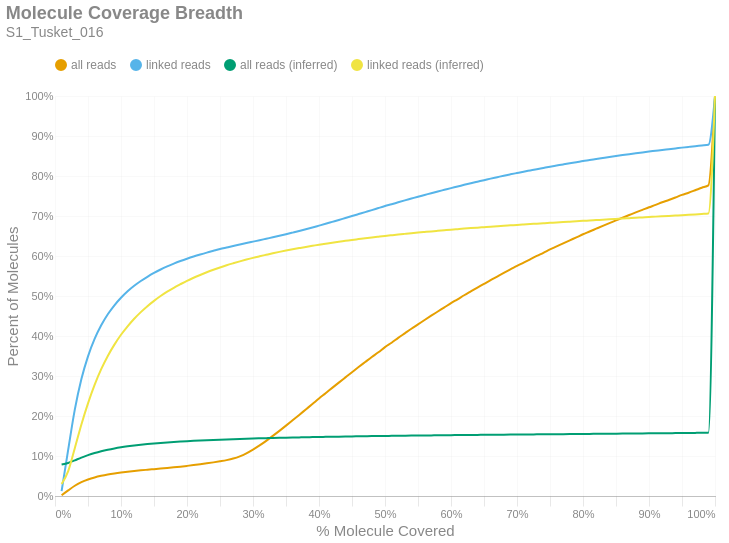

This figure's notebook cell:
### Markdown cell above
### Molecule Read Coverage
This chart shows molecule coverage breadth as computed by the number of bases aligned to that molecule. In other words, "*how much of each unique long molecule is actually sequenced/aligned?*" Keep in mind there is a distinction between sequences and alignments, since some sequences belonging to a particular molecule may not align well and wouldn't appear in the alignment data. This chart also shows molecule coverage breadth as computed by the *inferred fragment* from which the aligned sequences originate. Unlike read coverage, this calculation takes into account the total insert size, including unsequenced gaps between the forward and reverse reads. Like the previous figures, these are cumulative percents.

### Code cell
if SKIPLR:
    print_html(f"Skipped")
else:
    binned_df = consolidated_hist(valids['coverage_bp'], mask, 0.01, True)
    binned_df_inf = consolidated_hist(valids['coverage_inserts'], mask, 0.01, True)
    binned_df = binned_df.with_columns(pl.lit(binned_df_inf['all reads (cumsum)']).alias('all reads (inferred)'))
    binned_df = binned_df.with_columns(pl.lit(binned_df_inf['linked reads (cumsum)']).alias('linked reads (inferred)'))
    binned_df = binned_df.with_columns(
        (pl.col('bin').cast(pl.Float64) + 0.01).alias('right_edge')
    )

    with SafeRender(binned_df):
        (
            density_plot(binned_df, 'Molecule Coverage Breadth', samplename, 'molcov', ['all reads (inferred)','linked reads (inferred)'])
            .encode(
                #x=alt.X('bin:Q', title="% Molecule Covered").axis(format = '%').scale(padding=0),
                x=alt.X('right_edge:Q', title="% Molecule Covered").axis(format='%').scale(padding=0),
                y=alt.Y('value:Q', title='Percent of Molecules')
                    .axis(format='%')
                    .stack(False)
                    .scale(domainMin=0, padding=0),
                color=alt.Color("key:N").scale(domain = ["all reads", "linked reads", "all reads (inferred)", "linked reads (inferred)"]),
                tooltip = [
                    alt.Tooltip("key:N", title = "Data Type"),
                    alt.Tooltip("range_label:N", title="% Molecule Covered"),
                    alt.Tooltip("value:Q", format = ".2%", title="% Molecules")
                ]
            )
        ).display()

### Figure 1 — Vega-Lite specification as saved in the notebook (floating-point values rounded to 4 significant figures)
{"width": "container", "height": 400, "config": {"title": {"anchor": "start", "dy": -15, "fontSize": 18, "color": "#888888", "subtitleColor": "#888888", "subtitleFontSize": 14}, "arc": {"fill": "#0072B2"}, "axis": {"domainColor": "#888888", "domainWidth": 0.5, "gridWidth": 0.2, "grid": false, "titleFontWeight": 400, "titleFontSize": 15, "labelFontSize": 11, "labelColor": "#888888", "tickColor": "#888888", "tickWidth": 0.2, "titleColor": "#888888"}, "axisBand": {"grid": false}, "axisX": {"grid": true, "tickSize": 10, "domainCap": "round"}, "axisY": {"domain": false, "grid": true, "tickSize": 0, "domainCap": "round"}, "background": "transparent", "header": {"labelFontSize": 15, "labelColor": "#888888", "titleFontSize": 15, "titleFontWeight": 600, "titleColor": "#888888"}, "legend": {"labelFont": "sans-serif", "labelFontSize": 12, "labelColor": "#888888", "symbolSize": 100, "symbolType": "circle", "titleFontSize": 12, "titlePadding": 10, "titleColor": "#888888", "title": null, "orient": "top"}, "range": {"category": ["#E69F00", "#56B4E9", "#009E73", "#F0E442", "#0072B2", "#D55E00", "#CC79A7", "#000000"], "diverging": ["#cfe8f3", "#a2d4ec", "#73bfe2", "#46abdb", "#1696d2", "#12719e"]}, "area": {"fill": "#0072B2", "fillOpacity": 0.7, "line": true, "strokeOpacity": 0.7}, "line": {"color": "#0072B2", "stroke": "#0072B2", "strokeWidth": 2}, "trail": {"color": "#0072B2", "stroke": "#0072B2", "strokeWidth": 0, "size": 1}, "point": {"filled": true, "fillOpacity": 1.0, "size": 95}, "text": {"color": "#888888", "fontSize": 11, "align": "right", "fontWeight": 400, "size": 11}, "bar": {"fill": "#0072B2", "stroke": null}, "view": {"stroke": null, "continuousWidth": 660, "continuousHeight": 400}}, "data": {"name": "data-271412b8611e31d8c0a1d543a6c70441"}, "mark": {"type": "line", "interpolate": "monotone", "point": {"opacity": 0, "size": 275}}, "encoding": {"color": {"field": "key", "scale": {"domain": ["all reads", "linked reads", "all reads (inferred)", "linked reads (inferred)"]}, "type": "nominal"}, "tooltip": [{"field": "key", "title": "Data Type", "type": "nominal"}, {"field": "range_label", "title": "% Molecule Covered", "type": "nominal"}, {"field": "value", "format": ".2%", "title": "% Molecules", "type": "quantitative"}], "x": {"axis": {"format": "%"}, "field": "right_edge", "scale": {"padding": 0}, "title": "% Molecule Covered", "type": "quantitative"}, "y": {"axis": {"format": "%"}, "field": "value", "scale": {"domainMin": 0, "padding": 0}, "stack": false, "title": "Percent of Molecules", "type": "quantitative"}}, "params": [{"name": "param_c36ac31b6afebe62", "select": {"type": "point", "fields": ["key"]}, "bind": "legend"}], "title": {"text": "Molecule Coverage Breadth", "subtitle": "S1_Tusket_016"}, "transform": [{"fold": ["all reads (cumsum)", "linked reads (cumsum)", "all reads (inferred)", "linked reads (inferred)"]}, {"calculate": "replace(datum.key, ' (cumsum)', '')", "as": "key"}, {"filter": {"param": "param_c36ac31b6afebe62"}}], "usermeta": {"embedOptions": {"downloadFileName": "S1_Tusket_016.molcov"}}, "$schema": "https://vega.github.io/schema/vega-lite/v6.1.0.json", "datasets": {"data-271412b8611e31d8c0a1d543a6c70441": [{"bin": "0.0", "interval": "0.0-0.01", "all reads": 0.001691, "linked reads": 0.01222, "all reads (cumsum)": 0.001691, "linked reads (cumsum)": 0.01222, "range_label": "0.0-0.01", "all reads (inferred)": 0.07854, "linked reads (inferred)": 0.03009, "right_edge": 0.01}, {"bin": "0.01", "interval": "0.01-0.02", "all reads": 0.01223, "linked reads": 0.1036, "all reads (cumsum)": 0.01392, "linked reads (cumsum)": 0.1158, "range_label": "0.01-0.02", "all reads (inferred)": 0.08252, "linked reads (inferred)": 0.0623, "right_edge": 0.02}, {"bin": "0.02", "interval": "0.02-0.03", "all reads": 0.01167, "linked reads": 0.1001, "all reads (cumsum)": 0.02559, "linked reads (cumsum)": 0.2159, "range_label": "0.02-0.03", "all reads (inferred)": 0.0892, "linked reads (inferred)": 0.1196, "right_edge": 0.03}, {"bin": "0.03", "interval": "0.03-0.04", "all reads": 0.008969, "linked reads": 0.07648, "all reads (cumsum)": 0.03456, "linked reads (cumsum)": 0.2924, "range_label": "0.03-0.04", "all reads (inferred)": 0.09604, "linked reads (inferred)": 0.1789, "right_edge": 0.04}, {"bin": "0.04", "interval": "0.04-0.05", "all reads": 0.006652, "linked reads": 0.05671, "all reads (cumsum)": 0.04121, "linked reads (cumsum)": 0.3491, "range_label": "0.04-0.05", "all reads (inferred)": 0.1021, "linked reads (inferred)": 0.2316, "right_edge": 0.05}, {"bin": "0.05", "interval": "0.05-0.06", "all reads": 0.005144, "linked reads": 0.04353, "all reads (cumsum)": 0.04635, "linked reads (cumsum)": 0.3926, "range_label": "0.05-0.06", "all reads (inferred)": 0.1074, "linked reads (inferred)": 0.2777, "right_edge": 0.06}, {"bin": "0.06", "interval": "0.06-0.07", "all reads": 0.004035, "linked reads": 0.03403, "all reads (cumsum)": 0.05039, "linked reads (cumsum)": 0.4267, "range_label": "0.06-0.07", "all reads (inferred)": 0.1119, "linked reads (inferred)": 0.317, "right_edge": 0.07}, {"bin": "0.07", "interval": "0.07-0.08", "all reads": 0.003301, "linked reads": 0.02764, "all reads (cumsum)": 0.05369, "linked reads (cumsum)": 0.4543, "range_label": "0.07-0.08", "all reads (inferred)": 0.1156, "linked reads (inferred)": 0.3501, "right_edge": 0.08}, {"bin": "0.08", "interval": "0.08-0.09", "all reads": 0.002715, "linked reads": 0.02245, "all reads (cumsum)": 0.0564, "linked reads (cumsum)": 0.4767, "range_label": "0.08-0.09", "all reads (inferred)": 0.1189, "linked reads (inferred)": 0.3785, "right_edge": 0.09}, {"bin": "0.09", "interval": "0.09-0.1", "all reads": 0.002341, "linked reads": 0.01881, "all reads (cumsum)": 0.05875, "linked reads (cumsum)": 0.4956, "range_label": "0.09-0.1", "all reads (inferred)": 0.1217, "linked reads (inferred)": 0.403, "right_edge": 0.1}, {"bin": "0.1", "interval": "0.1-0.11", "all reads": 0.002048, "linked reads": 0.01616, "all reads (cumsum)": 0.06079, "linked reads (cumsum)": 0.5117, "range_label": "0.1-0.11", "all reads (inferred)": 0.1241, "linked reads (inferred)": 0.4242, "right_edge": 0.11}, {"bin": "0.11", "interval": "0.11-0.12", "all reads": 0.001773, "linked reads": 0.0137, "all reads (cumsum)": 0.06257, "linked reads (cumsum)": 0.5254, "range_label": "0.11-0.12", "all reads (inferred)": 0.1263, "linked reads (inferred)": 0.4432, "right_edge": 0.12}, {"bin": "0.12", "interval": "0.12-0.13", "all reads": 0.00161, "linked reads": 0.01197, "all reads (cumsum)": 0.06418, "linked reads (cumsum)": 0.5374, "range_label": "0.12-0.13", "all reads (inferred)": 0.1282, "linked reads (inferred)": 0.4597, "right_edge": 0.13}, {"bin": "0.13", "interval": "0.13-0.14", "all reads": 0.001472, "linked reads": 0.01064, "all reads (cumsum)": 0.06565, "linked reads (cumsum)": 0.548, "range_label": "0.13-0.14", "all reads (inferred)": 0.1299, "linked reads (inferred)": 0.4746, "right_edge": 0.14}, {"bin": "0.14", "interval": "0.14-0.15", "all reads": 0.001438, "linked reads": 0.009639, "all reads (cumsum)": 0.06709, "linked reads (cumsum)": 0.5577, "range_label": "0.14-0.15", "all reads (inferred)": 0.1314, "linked reads (inferred)": 0.4879, "right_edge": 0.15}, {"bin": "0.15", "interval": "0.15-0.16", "all reads": 0.001439, "linked reads": 0.008585, "all reads (cumsum)": 0.06853, "linked reads (cumsum)": 0.5662, "range_label": "0.15-0.16", "all reads (inferred)": 0.1327, "linked reads (inferred)": 0.4999, "right_edge": 0.16}, {"bin": "0.16", "interval": "0.16-0.17", "all reads": 0.00153, "linked reads": 0.007736, "all reads (cumsum)": 0.07006, "linked reads (cumsum)": 0.574, "range_label": "0.16-0.17", "all reads (inferred)": 0.134, "linked reads (inferred)": 0.5108, "right_edge": 0.17}, {"bin": "0.17", "interval": "0.17-0.18", "all reads": 0.001608, "linked reads": 0.006996, "all reads (cumsum)": 0.07166, "linked reads (cumsum)": 0.581, "range_label": "0.17-0.18", "all reads (inferred)": 0.1351, "linked reads (inferred)": 0.5205, "right_edge": 0.18}, {"bin": "0.18", "interval": "0.18-0.19", "all reads": 0.001742, "linked reads": 0.006387, "all reads (cumsum)": 0.07341, "linked reads (cumsum)": 0.5874, "range_label": "0.18-0.19", "all reads (inferred)": 0.1361, "linked reads (inferred)": 0.5294, "right_edge": 0.19}, {"bin": "0.19", "interval": "0.19-0.2", "all reads": 0.001878, "linked reads": 0.00589, "all reads (cumsum)": 0.07528, "linked reads (cumsum)": 0.5933, "range_label": "0.19-0.2", "all reads (inferred)": 0.1371, "linked reads (inferred)": 0.538, "right_edge": 0.2}, {"bin": "0.2", "interval": "0.2-0.21", "all reads": 0.001958, "linked reads": 0.005468, "all reads (cumsum)": 0.07724, "linked reads (cumsum)": 0.5987, "range_label": "0.2-0.21", "all reads (inferred)": 0.138, "linked reads (inferred)": 0.5456, "right_edge": 0.21}, {"bin": "0.21", "interval": "0.21-0.22", "all reads": 0.002123, "linked reads": 0.005048, "all reads (cumsum)": 0.07936, "linked reads (cumsum)": 0.6038, "range_label": "0.21-0.22", "all reads (inferred)": 0.1388, "linked reads (inferred)": 0.5526, "right_edge": 0.22}, {"bin": "0.22", "interval": "0.22-0.23", "all reads": 0.002265, "linked reads": 0.004756, "all reads (cumsum)": 0.08163, "linked reads (cumsum)": 0.6085, "range_label": "0.22-0.23", "all reads (inferred)": 0.1395, "linked reads (inferred)": 0.5593, "right_edge": 0.23}, {"bin": "0.23", "interval": "0.23-0.24", "all reads": 0.002428, "linked reads": 0.004425, "all reads (cumsum)": 0.08406, "linked reads (cumsum)": 0.6129, "range_label": "0.23-0.24", "all reads (inferred)": 0.1403, "linked reads (inferred)": 0.5655, "right_edge": 0.24}, {"bin": "0.24", "interval": "0.24-0.25", "all reads": 0.002698, "linked reads": 0.00437, "all reads (cumsum)": 0.08676, "linked reads (cumsum)": 0.6173, "range_label": "0.24-0.25", "all reads (inferred)": 0.1409, "linked reads (inferred)": 0.5713, "right_edge": 0.25}, {"bin": "0.25", "interval": "0.25-0.26", "all reads": 0.002958, "linked reads": 0.003865, "all reads (cumsum)": 0.08971, "linked reads (cumsum)": 0.6212, "range_label": "0.25-0.26", "all reads (inferred)": 0.1416, "linked reads (inferred)": 0.5767, "right_edge": 0.26}, {"bin": "0.26", "interval": "0.26-0.27", "all reads": 0.003864, "linked reads": 0.00383, "all reads (cumsum)": 0.09358, "linked reads (cumsum)": 0.625, "range_label": "0.26-0.27", "all reads (inferred)": 0.1421, "linked reads (inferred)": 0.5817, "right_edge": 0.27}, {"bin": "0.27", "interval": "0.27-0.28", "all reads": 0.005626, "linked reads": 0.003691, "all reads (cumsum)": 0.0992, "linked reads (cumsum)": 0.6287, "range_label": "0.27-0.28", "all reads (inferred)": 0.1427, "linked reads (inferred)": 0.5865, "right_edge": 0.28}, {"bin": "0.28", "interval": "0.28-0.29", "all reads": 0.007588, "linked reads": 0.003699, "all reads (cumsum)": 0.1068, "linked reads (cumsum)": 0.6324, "range_label": "0.28-0.29", "all reads (inferred)": 0.1432, "linked reads (inferred)": 0.5911, "right_edge": 0.29}, {"bin": "0.29", "interval": "0.29-0.3", "all reads": 0.009285, "linked reads": 0.003524, "all reads (cumsum)": 0.1161, "linked reads (cumsum)": 0.6359, "range_label": "0.29-0.3", "all reads (inferred)": 0.1437, "linked reads (inferred)": 0.5954, "right_edge": 0.3}, {"bin": "0.3", "interval": "0.3-0.31", "all reads": 0.01044, "linked reads": 0.003503, "all reads (cumsum)": 0.1265, "linked reads (cumsum)": 0.6394, "range_label": "0.3-0.31", "all reads (inferred)": 0.1442, "linked reads (inferred)": 0.5993, "right_edge": 0.31}, {"bin": "0.31", "interval": "0.31-0.32", "all reads": 0.0114, "linked reads": 0.003678, "all reads (cumsum)": 0.1379, "linked reads (cumsum)": 0.6431, "range_label": "0.31-0.32", "all reads (inferred)": 0.1446, "linked reads (inferred)": 0.6031, "right_edge": 0.32}, {"bin": "0.32", "interval": "0.32-0.33", "all reads": 0.01233, "linked reads": 0.003604, "all reads (cumsum)": 0.1502, "linked reads (cumsum)": 0.6467, "range_label": "0.32-0.33", "all reads (inferred)": 0.145, "linked reads (inferred)": 0.6068, "right_edge": 0.33}, {"bin": "0.33", "interval": "0.33-0.34", "all reads": 0.01266, "linked reads": 0.003757, "all reads (cumsum)": 0.1629, "linked reads (cumsum)": 0.6505, "range_label": "0.33-0.34", "all reads (inferred)": 0.1455, "linked reads (inferred)": 0.6104, "right_edge": 0.34}, {"bin": "0.34", "interval": "0.34-0.35", "all reads": 0.01303, "linked reads": 0.003949, "all reads (cumsum)": 0.1759, "linked reads (cumsum)": 0.6544, "range_label": "0.34-0.35", "all reads (inferred)": 0.1458, "linked reads (inferred)": 0.6137, "right_edge": 0.35}, {"bin": "0.35", "interval": "0.35-0.36", "all reads": 0.01336, "linked reads": 0.004059, "all reads (cumsum)": 0.1893, "linked reads (cumsum)": 0.6585, "range_label": "0.35-0.36", "all reads (inferred)": 0.1462, "linked reads (inferred)": 0.6169, "right_edge": 0.36}, {"bin": "0.36", "interval": "0.36-0.37", "all reads": 0.01345, "linked reads": 0.004103, "all reads (cumsum)": 0.2027, "linked reads (cumsum)": 0.6626, "range_label": "0.36-0.37", "all reads (inferred)": 0.1466, "linked reads (inferred)": 0.6198, "right_edge": 0.37}, {"bin": "0.37", "interval": "0.37-0.38", "all reads": 0.0136, "linked reads": 0.004287, "all reads (cumsum)": 0.2163, "linked reads (cumsum)": 0.6669, "range_label": "0.37-0.38", "all reads (inferred)": 0.1469, "linked reads (inferred)": 0.6227, "right_edge": 0.38}, {"bin": "0.38", "interval": "0.38-0.39", "all reads": 0.01356, "linked reads": 0.004398, "all reads (cumsum)": 0.2299, "linked reads (cumsum)": 0.6713, "range_label": "0.38-0.39", "all reads (inferred)": 0.1472, "linked reads (inferred)": 0.6254, "right_edge": 0.39}, {"bin": "0.39", "interval": "0.39-0.4", "all reads": 0.01374, "linked reads": 0.004586, "all reads (cumsum)": 0.2436, "linked reads (cumsum)": 0.6759, "range_label": "0.39-0.4", "all reads (inferred)": 0.1475, "linked reads (inferred)": 0.6282, "right_edge": 0.4}, {"bin": "0.4", "interval": "0.4-0.41", "all reads": 0.01325, "linked reads": 0.004608, "all reads (cumsum)": 0.2569, "linked reads (cumsum)": 0.6805, "range_label": "0.4-0.41", "all reads (inferred)": 0.1478, "linked reads (inferred)": 0.6308, "right_edge": 0.41}, {"bin": "0.41", "interval": "0.41-0.42", "all reads": 0.01336, "linked reads": 0.004795, "all reads (cumsum)": 0.2703, "linked reads (cumsum)": 0.6853, "range_label": "0.41-0.42", "all reads (inferred)": 0.1481, "linked reads (inferred)": 0.6333, "right_edge": 0.42}, {"bin": "0.42", "interval": "0.42-0.43", "all reads": 0.01324, "linked reads": 0.004785, "all reads (cumsum)": 0.2835, "linked reads (cumsum)": 0.69, "range_label": "0.42-0.43", "all reads (inferred)": 0.1484, "linked reads (inferred)": 0.6357, "right_edge": 0.43}, {"bin": "0.43", "interval": "0.43-0.44", "all reads": 0.01307, "linked reads": 0.004946, "all reads (cumsum)": 0.2966, "linked reads (cumsum)": 0.695, "range_label": "0.43-0.44", "all reads (inferred)": 0.1487, "linked reads (inferred)": 0.6379, "right_edge": 0.44}, {"bin": "0.44", "interval": "0.44-0.45", "all reads": 0.01303, "linked reads": 0.004874, "all reads (cumsum)": 0.3096, "linked reads (cumsum)": 0.6999, "range_label": "0.44-0.45", "all reads (inferred)": 0.149, "linked reads (inferred)": 0.6402, "right_edge": 0.45}, {"bin": "0.45", "interval": "0.45-0.46", "all reads": 0.01283, "linked reads": 0.004945, "all reads (cumsum)": 0.3224, "linked reads (cumsum)": 0.7048, "range_label": "0.45-0.46", "all reads (inferred)": 0.1492, "linked reads (inferred)": 0.6423, "right_edge": 0.46}, {"bin": "0.46", "interval": "0.46-0.47", "all reads": 0.01252, "linked reads": 0.004968, "all reads (cumsum)": 0.3349, "linked reads (cumsum)": 0.7098, "range_label": "0.46-0.47", "all reads (inferred)": 0.1495, "linked reads (inferred)": 0.6444, "right_edge": 0.47}, {"bin": "0.47", "interval": "0.47-0.48", "all reads": 0.01251, "linked reads": 0.004891, "all reads (cumsum)": 0.3475, "linked reads (cumsum)": 0.7147, "range_label": "0.47-0.48", "all reads (inferred)": 0.1497, "linked reads (inferred)": 0.6464, "right_edge": 0.48}, {"bin": "0.48", "interval": "0.48-0.49", "all reads": 0.01182, "linked reads": 0.005136, "all reads (cumsum)": 0.3593, "linked reads (cumsum)": 0.7198, "range_label": "0.48-0.49", "all reads (inferred)": 0.1499, "linked reads (inferred)": 0.6483, "right_edge": 0.49}, {"bin": "0.49", "interval": "0.49-0.5", "all reads": 0.01302, "linked reads": 0.005028, "all reads (cumsum)": 0.3723, "linked reads (cumsum)": 0.7248, "range_label": "0.49-0.5", "all reads (inferred)": 0.1502, "linked reads (inferred)": 0.6502, "right_edge": 0.5}, {"bin": "0.5", "interval": "0.5-0.51", "all reads": 0.01089, "linked reads": 0.00459, "all reads (cumsum)": 0.3832, "linked reads (cumsum)": 0.7294, "range_label": "0.5-0.51", "all reads (inferred)": 0.1504, "linked reads (inferred)": 0.6519, "right_edge": 0.51}, {"bin": "0.51", "interval": "0.51-0.52", "all reads": 0.01203, "linked reads": 0.004843, "all reads (cumsum)": 0.3952, "linked reads (cumsum)": 0.7343, "range_label": "0.51-0.52", "all reads (inferred)": 0.1506, "linked reads (inferred)": 0.6537, "right_edge": 0.52}, {"bin": "0.52", "interval": "0.52-0.53", "all reads": 0.01145, "linked reads": 0.004708, "all reads (cumsum)": 0.4067, "linked reads (cumsum)": 0.739, "range_label": "0.52-0.53", "all reads (inferred)": 0.1508, "linked reads (inferred)": 0.6553, "right_edge": 0.53}, {"bin": "0.53", "interval": "0.53-0.54", "all reads": 0.01141, "linked reads": 0.004603, "all reads (cumsum)": 0.4181, "linked reads (cumsum)": 0.7436, "range_label": "0.53-0.54", "all reads (inferred)": 0.151, "linked reads (inferred)": 0.6569, "right_edge": 0.54}, {"bin": "0.54", "interval": "0.54-0.55", "all reads": 0.01093, "linked reads": 0.004626, "all reads (cumsum)": 0.429, "linked reads (cumsum)": 0.7482, "range_label": "0.54-0.55", "all reads (inferred)": 0.1512, "linked reads (inferred)": 0.6585, "right_edge": 0.55}, {"bin": "0.55", "interval": "0.55-0.56", "all reads": 0.01102, "linked reads": 0.004371, "all reads (cumsum)": 0.44, "linked reads (cumsum)": 0.7526, "range_label": "0.55-0.56", "all reads (inferred)": 0.1514, "linked reads (inferred)": 0.66, "right_edge": 0.56}, {"bin": "0.56", "interval": "0.56-0.57", "all reads": 0.01079, "linked reads": 0.00445, "all reads (cumsum)": 0.4508, "linked reads (cumsum)": 0.757, "range_label": "0.56-0.57", "all reads (inferred)": 0.1516, "linked reads (inferred)": 0.6615, "right_edge": 0.57}, {"bin": "0.57", "interval": "0.57-0.58", "all reads": 0.01043, "linked reads": 0.004326, "all reads (cumsum)": 0.4612, "linked reads (cumsum)": 0.7613, "range_label": "0.57-0.58", "all reads (inferred)": 0.1517, "linked reads (inferred)": 0.663, "right_edge": 0.58}, {"bin": "0.58", "interval": "0.58-0.59", "all reads": 0.01045, "linked reads": 0.004188, "all reads (cumsum)": 0.4717, "linked reads (cumsum)": 0.7655, "range_label": "0.58-0.59", "all reads (inferred)": 0.1519, "linked reads (inferred)": 0.6644, "right_edge": 0.59}, {"bin": "0.59", "interval": "0.59-0.6", "all reads": 0.01042, "linked reads": 0.004192, "all reads (cumsum)": 0.4821, "linked reads (cumsum)": 0.7697, "range_label": "0.59-0.6", "all reads (inferred)": 0.1521, "linked reads (inferred)": 0.6658, "right_edge": 0.6}, {"bin": "0.6", "interval": "0.6-0.61", "all reads": 0.009696, "linked reads": 0.004001, "all reads (cumsum)": 0.4918, "linked reads (cumsum)": 0.7737, "range_label": "0.6-0.61", "all reads (inferred)": 0.1523, "linked reads (inferred)": 0.6671, "right_edge": 0.61}, {"bin": "0.61", "interval": "0.61-0.62", "all reads": 0.01005, "linked reads": 0.004212, "all reads (cumsum)": 0.5019, "linked reads (cumsum)": 0.7779, "range_label": "0.61-0.62", "all reads (inferred)": 0.1524, "linked reads (inferred)": 0.6685, "right_edge": 0.62}, {"bin": "0.62", "interval": "0.62-0.63", "all reads": 0.009614, "linked reads": 0.003963, "all reads (cumsum)": 0.5115, "linked reads (cumsum)": 0.7819, "range_label": "0.62-0.63", "all reads (inferred)": 0.1526, "linked reads (inferred)": 0.6697, "right_edge": 0.63}, {"bin": "0.63", "interval": "0.63-0.64", "all reads": 0.009541, "linked reads": 0.003813, "all reads (cumsum)": 0.521, "linked reads (cumsum)": 0.7857, "range_label": "0.63-0.64", "all reads (inferred)": 0.1527, "linked reads (inferred)": 0.6709, "right_edge": 0.64}, {"bin": "0.64", "interval": "0.64-0.65", "all reads": 0.009298, "linked reads": 0.003777, "all reads (cumsum)": 0.5303, "linked reads (cumsum)": 0.7895, "range_label": "0.64-0.65", "all reads (inferred)": 0.1529, "linked reads (inferred)": 0.6721, "right_edge": 0.65}, {"bin": "0.65", "interval": "0.65-0.66", "all reads": 0.009516, "linked reads": 0.003889, "all reads (cumsum)": 0.5398, "linked reads (cumsum)": 0.7934, "range_label": "0.65-0.66", "all reads (inferred)": 0.1531, "linked reads (inferred)": 0.6732, "right_edge": 0.66}, {"bin": "0.66", "interval": "0.66-0.67", "all reads": 0.008907, "linked reads": 0.003645, "all reads (cumsum)": 0.5487, "linked reads (cumsum)": 0.797, "range_label": "0.66-0.67", "all reads (inferred)": 0.1532, "linked reads (inferred)": 0.6744, "right_edge": 0.67}, {"bin": "0.67", "interval": "0.67-0.68", "all reads": 0.008963, "linked reads": 0.003678, "all reads (cumsum)": 0.5577, "linked reads (cumsum)": 0.8007, "range_label": "0.67-0.68", "all reads (inferred)": 0.1534, "linked reads (inferred)": 0.6756, "right_edge": 0.68}, {"bin": "0.68", "interval": "0.68-0.69", "all reads": 0.008616, "linked reads": 0.00342, "all reads (cumsum)": 0.5663, "linked reads (cumsum)": 0.8041, "range_label": "0.68-0.69", "all reads (inferred)": 0.1535, "linked reads (inferred)": 0.6767, "right_edge": 0.69}, {"bin": "0.69", "interval": "0.69-0.7", "all reads": 0.008751, "linked reads": 0.003309, "all reads (cumsum)": 0.5751, "linked reads (cumsum)": 0.8074, "range_label": "0.69-0.7", "all reads (inferred)": 0.1537, "linked reads (inferred)": 0.6778, "right_edge": 0.7}, {"bin": "0.7", "interval": "0.7-0.71", "all reads": 0.008391, "linked reads": 0.003288, "all reads (cumsum)": 0.5835, "linked reads (cumsum)": 0.8107, "range_label": "0.7-0.71", "all reads (inferred)": 0.1538, "linked reads (inferred)": 0.6788, "right_edge": 0.71}, {"bin": "0.71", "interval": "0.71-0.72", "all reads": 0.008357, "linked reads": 0.003177, "all reads (cumsum)": 0.5918, "linked reads (cumsum)": 0.8139, "range_label": "0.71-0.72", "all reads (inferred)": 0.154, "linked reads (inferred)": 0.6798, "right_edge": 0.72}, {"bin": "0.72", "interval": "0.72-0.73", "all reads": 0.008297, "linked reads": 0.003173, "all reads (cumsum)": 0.6001, "linked reads (cumsum)": 0.8171, "range_label": "0.72-0.73", "all reads (inferred)": 0.1541, "linked reads (inferred)": 0.6809, "right_edge": 0.73}, {"bin": "0.73", "interval": "0.73-0.74", "all reads": 0.007945, "linked reads": 0.003086, "all reads (cumsum)": 0.6081, "linked reads (cumsum)": 0.8202, "range_label": "0.73-0.74", "all reads (inferred)": 0.1542, "linked reads (inferred)": 0.6819, "right_edge": 0.74}, {"bin": "0.74", "interval": "0.74-0.75", "all reads": 0.008288, "linked reads": 0.00307, "all reads (cumsum)": 0.6163, "linked reads (cumsum)": 0.8232, "range_label": "0.74-0.75", "all reads (inferred)": 0.1544, "linked reads (inferred)": 0.6829, "right_edge": 0.75}, {"bin": "0.75", "interval": "0.75-0.76", "all reads": 0.007572, "linked reads": 0.002859, "all reads (cumsum)": 0.6239, "linked reads (cumsum)": 0.8261, "range_label": "0.75-0.76", "all reads (inferred)": 0.1545, "linked reads (inferred)": 0.6839, "right_edge": 0.76}, {"bin": "0.76", "interval": "0.76-0.77", "all reads": 0.007737, "linked reads": 0.002875, "all reads (cumsum)": 0.6317, "linked reads (cumsum)": 0.829, "range_label": "0.76-0.77", "all reads (inferred)": 0.1547, "linked reads (inferred)": 0.6849, "right_edge": 0.77}, {"bin": "0.77", "interval": "0.77-0.78", "all reads": 0.007556, "linked reads": 0.002815, "all reads (cumsum)": 0.6392, "linked reads (cumsum)": 0.8318, "range_label": "0.77-0.78", "all reads (inferred)": 0.1548, "linked reads (inferred)": 0.6859, "right_edge": 0.78}, {"bin": "0.78", "interval": "0.78-0.79", "all reads": 0.007395, "linked reads": 0.002676, "all reads (cumsum)": 0.6466, "linked reads (cumsum)": 0.8345, "range_label": "0.78-0.79", "all reads (inferred)": 0.155, "linked reads (inferred)": 0.6869, "right_edge": 0.79}, {"bin": "0.79", "interval": "0.79-0.8", "all reads": 0.00772, "linked reads": 0.002869, "all reads (cumsum)": 0.6543, "linked reads (cumsum)": 0.8373, "range_label": "0.79-0.8", "all reads (inferred)": 0.1551, "linked reads (inferred)": 0.6879, "right_edge": 0.8}, {"bin": "0.8", "interval": "0.8-0.81", "all reads": 0.006874, "linked reads": 0.002462, "all reads (cumsum)": 0.6612, "linked reads (cumsum)": 0.8398, "range_label": "0.8-0.81", "all reads (inferred)": 0.1553, "linked reads (inferred)": 0.6888, "right_edge": 0.81}, {"bin": "0.81", "interval": "0.81-0.82", "all reads": 0.007107, "linked reads": 0.002616, "all reads (cumsum)": 0.6683, "linked reads (cumsum)": 0.8424, "range_label": "0.81-0.82", "all reads (inferred)": 0.1554, "linked reads (inferred)": 0.6898, "right_edge": 0.82}, {"bin": "0.82", "interval": "0.82-0.83", "all reads": 0.00708, "linked reads": 0.00254, "all reads (cumsum)": 0.6754, "linked reads (cumsum)": 0.8449, "range_label": "0.82-0.83", "all reads (inferred)": 0.1556, "linked reads (inferred)": 0.6907, "right_edge": 0.83}, {"bin": "0.83", "interval": "0.83-0.84", "all reads": 0.006938, "linked reads": 0.002527, "all reads (cumsum)": 0.6823, "linked reads (cumsum)": 0.8475, "range_label": "0.83-0.84", "all reads (inferred)": 0.1557, "linked reads (inferred)": 0.6917, "right_edge": 0.84}, {"bin": "0.84", "interval": "0.84-0.85", "all reads": 0.006724, "linked reads": 0.002434, "all reads (cumsum)": 0.689, "linked reads (cumsum)": 0.8499, "range_label": "0.84-0.85", "all reads (inferred)": 0.1559, "linked reads (inferred)": 0.6926, "right_edge": 0.85}, {"bin": "0.85", "interval": "0.85-0.86", "all reads": 0.006819, "linked reads": 0.002387, "all reads (cumsum)": 0.6959, "linked reads (cumsum)": 0.8523, "range_label": "0.85-0.86", "all reads (inferred)": 0.156, "linked reads (inferred)": 0.6936, "right_edge": 0.86}, {"bin": "0.86", "interval": "0.86-0.87", "all reads": 0.006558, "linked reads": 0.002301, "all reads (cumsum)": 0.7024, "linked reads (cumsum)": 0.8546, "range_label": "0.86-0.87", "all reads (inferred)": 0.1562, "linked reads (inferred)": 0.6946, "right_edge": 0.87}, {"bin": "0.87", "interval": "0.87-0.88", "all reads": 0.006583, "linked reads": 0.002215, "all reads (cumsum)": 0.709, "linked reads (cumsum)": 0.8568, "range_label": "0.87-0.88", "all reads (inferred)": 0.1563, "linked reads (inferred)": 0.6955, "right_edge": 0.88}, {"bin": "0.88", "interval": "0.88-0.89", "all reads": 0.006343, "linked reads": 0.002163, "all reads (cumsum)": 0.7154, "linked reads (cumsum)": 0.859, "range_label": "0.88-0.89", "all reads (inferred)": 0.1565, "linked reads (inferred)": 0.6965, "right_edge": 0.89}, {"bin": "0.89", "interval": "0.89-0.9", "all reads": 0.00642, "linked reads": 0.0021, "all reads (cumsum)": 0.7218, "linked reads (cumsum)": 0.8611, "range_label": "0.89-0.9", "all reads (inferred)": 0.1566, "linked reads (inferred)": 0.6974, "right_edge": 0.9}, {"bin": "0.9", "interval": "0.9-0.91", "all reads": 0.005975, "linked reads": 0.002013, "all reads (cumsum)": 0.7277, "linked reads (cumsum)": 0.8631, "range_label": "0.9-0.91", "all reads (inferred)": 0.1568, "linked reads (inferred)": 0.6984, "right_edge": 0.91}, {"bin": "0.91", "interval": "0.91-0.92", "all reads": 0.006688, "linked reads": 0.002057, "all reads (cumsum)": 0.7344, "linked reads (cumsum)": 0.8651, "range_label": "0.91-0.92", "all reads (inferred)": 0.1569, "linked reads (inferred)": 0.6994, "right_edge": 0.92}, {"bin": "0.92", "interval": "0.92-0.93", "all reads": 0.00568, "linked reads": 0.001889, "all reads (cumsum)": 0.7401, "linked reads (cumsum)": 0.867, "range_label": "0.92-0.93", "all reads (inferred)": 0.1571, "linked reads (inferred)": 0.7002, "right_edge": 0.93}, {"bin": "0.93", "interval": "0.93-0.94", "all reads": 0.006118, "linked reads": 0.001938, "all reads (cumsum)": 0.7462, "linked reads (cumsum)": 0.869, "range_label": "0.93-0.94", "all reads (inferred)": 0.1573, "linked reads (inferred)": 0.7011, "right_edge": 0.94}, {"bin": "0.94", "interval": "0.94-0.95", "all reads": 0.006584, "linked reads": 0.001968, "all reads (cumsum)": 0.7528, "linked reads (cumsum)": 0.8709, "range_label": "0.94-0.95", "all reads (inferred)": 0.1574, "linked reads (inferred)": 0.702, "right_edge": 0.95}, {"bin": "0.95", "interval": "0.95-0.96", "all reads": 0.005336, "linked reads": 0.00187, "all reads (cumsum)": 0.7582, "linked reads (cumsum)": 0.8728, "range_label": "0.95-0.96", "all reads (inferred)": 0.1576, "linked reads (inferred)": 0.7029, "right_edge": 0.96}, {"bin": "0.96", "interval": "0.96-0.97", "all reads": 0.006216, "linked reads": 0.001829, "all reads (cumsum)": 0.7644, "linked reads (cumsum)": 0.8746, "range_label": "0.96-0.97", "all reads (inferred)": 0.1578, "linked reads (inferred)": 0.7039, "right_edge": 0.97}, {"bin": "0.97", "interval": "0.97-0.98", "all reads": 0.006359, "linked reads": 0.00164, "all reads (cumsum)": 0.7707, "linked reads (cumsum)": 0.8763, "range_label": "0.97-0.98", "all reads (inferred)": 0.158, "linked reads (inferred)": 0.705, "right_edge": 0.98}, {"bin": "0.98", "interval": "0.98-0.99", "all reads": 0.005901, "linked reads": 0.001765, "all reads (cumsum)": 0.7766, "linked reads (cumsum)": 0.878, "range_label": "0.98-0.99", "all reads (inferred)": 0.1583, "linked reads (inferred)": 0.7064, "right_edge": 0.99}, {"bin": "0.99", "interval": "0.99-1.0", "all reads": 0.2234, "linked reads": 0.122, "all reads (cumsum)": 1.0, "linked reads (cumsum)": 1.0, "range_label": "0.99-1.0", "all reads (inferred)": 1.0, "linked reads (inferred)": 1.0, "right_edge": 1.0}]}}
